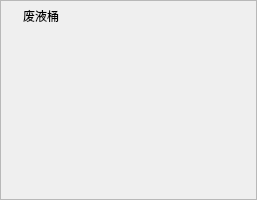
       <widget class="QFrame" name="frame_discar">
        <property name="maximumSize">
         <size>
          <width>16777215</width>
          <height>200</height>
         </size>
        </property>
        <property name="styleSheet">
         <string notr="true"/>
        </property>
        <property name="frameShape">
         <enum>QFrame::StyledPanel</enum>
        </property>
        <property name="frameShadow">
         <enum>QFrame::Raised</enum>
        </property>
        <property name="borders" stdset="0">
         <string notr="true">light_gray</string>
        </property>
        <property name="radiuses" stdset="0">
         <string notr="true">rds_4</string>
        </property>
        <layout class="QHBoxLayout" name="horizontalLayout_10">
         <property name="spacing">
          <number>0</number>
         </property>
         <property name="leftMargin">
          <number>0</number>
         </property>
         <property name="topMargin">
          <number>0</number>
         </property>
         <property name="rightMargin">
          <number>0</number>
         </property>
         <property name="bottomMargin">
          <number>0</number>
         </property>
         <item>
          <widget class="QWidget" name="widget_6" native="true">
           <property name="minimumSize">
            <size>
             <width>255</width>
             <height>0</height>
            </size>
           </property>
           <layout class="QVBoxLayout" name="verticalLayout_21">
            <property name="spacing">
             <number>0</number>
            </property>
            <property name="leftMargin">
             <number>0</number>
            </property>
            <property name="topMargin">
             <number>0</number>
            </property>
            <property name="rightMargin">
             <number>0</number>
            </property>
            <property name="bottomMargin">
             <number>0</number>
            </property>
            <item>
             <widget class="QWidget" name="widget_19" native="true">
              <layout class="QHBoxLayout" name="horizontalLayout_12">
               <property name="spacing">
                <number>0</number>
               </property>
               <property name="leftMargin">
                <number>0</number>
               </property>
               <property name="topMargin">
                <number>0</number>
               </property>
               <property name="rightMargin">
                <number>0</number>
               </property>
               <property name="bottomMargin">
                <number>0</number>
               </property>
               <item>
                <widget class="QLabel" name="have_discard_tit">
                 <property name="minimumSize">
                  <size>
                   <width>80</width>
                   <height>30</height>
                  </size>
                 </property>
                 <property name="maximumSize">
                  <size>
                   <width>16777215</width>
                   <height>30</height>
                  </size>
                 </property>
                 <property name="styleSheet">
                  <string notr="true"/>
                 </property>
                 <property name="text">
                  <string>废液桶</string>
                 </property>
                 <property name="alignment">
                  <set>Qt::AlignCenter</set>
                 </property>
                 <property name="titles" stdset="0">
                  <string notr="true">sub_tit_angle_14</string>
                 </property>
                </widget>
               </item>
               <item>
                <spacer name="horizontalSpacer_4">
                 <property name="orientation">
                  <enum>Qt::Horizontal</enum>
                 </property>
                 <property name="sizeHint" stdset="0">
                  <size>
                   <width>40</width>
                   <height>20</height>
                  </size>
                 </property>
                </spacer>
               </item>
              </layout>
             </widget>
            </item>
            <item>
             <layout class="QHBoxLayout" name="horizontalLayout_48">
              <property name="leftMargin">
               <number>15</number>
              </property>
              <property name="bottomMargin">
               <number>0</number>
              </property>
              <item>
               <widget class="QProgressBarShell" name="supplyStatus7" native="true">
                <property name="minimumSize">
                 <size>
                  <width>210</width>
                  <height>152</height>
                 </size>
                </property>
                <property name="maximumSize">
                 <size>
                  <width>210</width>
                  <height>16777215</height>
                 </size>
                </property>
                <property name="styleSheet">
                 <string notr="true"/>
                </property>
                <property name="buttons" stdset="0">
                 <string notr="true">wash</string>
                </property>
                <layout class="QHBoxLayout" name="horizontalLayout_17">
                 <property name="topMargin">
                  <number>30</number>
                 </property>
                 <item>
                  <widget class="QLabel" name="status_show7">
                   <property name="styleSheet">
                    <string notr="true">background: transparent;</string>
                   </property>
                   <property name="text">
                    <string/>
                   </property>
                   <property name="alignment">
                    <set>Qt::AlignCenter</set>
                   </property>
                   <property name="colors" stdset="0">
                    <string notr="true">light</string>
                   </property>
                  </widget>
                 </item>
                </layout>
               </widget>
              </item>
             </layout>
            </item>
            <item>
             <spacer name="verticalSpacer_2">
              <property name="orientation">
               <enum>Qt::Vertical</enum>
              </property>
              <property name="sizeHint" stdset="0">
               <size>
                <width>20</width>
                <height>40</height>
               </size>
              </property>
             </spacer>
            </item>
           </layout>
          </widget>
         </item>
        </layout>
       </widget>
